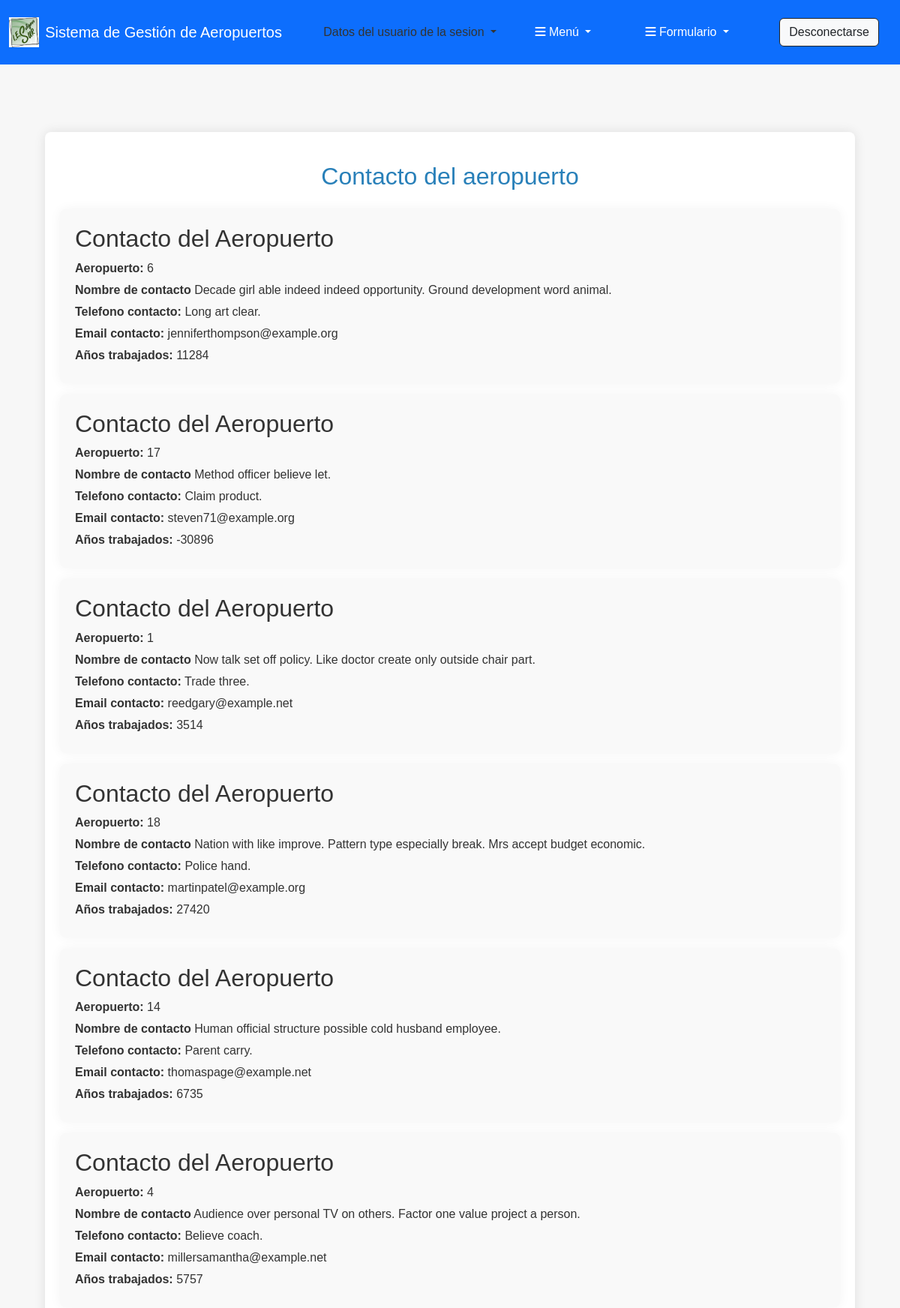
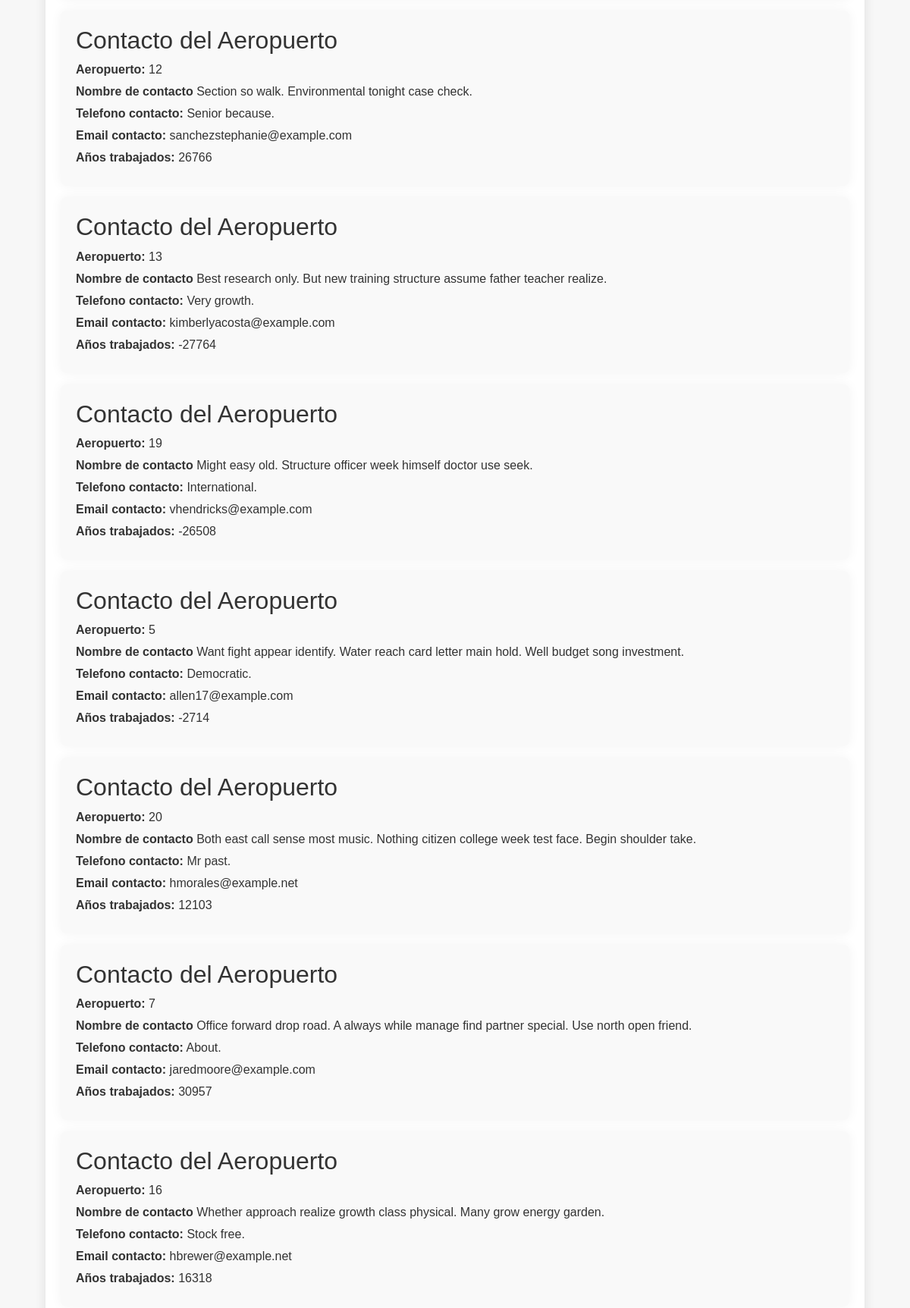
The app's page /contactoaeropuerto/ (signed in, upper part) with its own data (2 pictures, top to bottom).
### apaeropuerto/models.py (models this page shows, shortened)
class ContactoAeropuerto(models.Model):
    nombre_contacto = models.CharField(max_length=100)
    telefono_contacto = models.CharField(max_length=15, blank=True)
    email_contacto = models.EmailField(blank=True)
    años_trabajados = models.IntegerField(verbose_name="Años Trabajado", default=0)
    aeropuerto = models.OneToOneField(Aeropuerto, on_delete=models.CASCADE) #OneToOne

class Aeropuerto(models.Model):
    PAISES = [
    ("ES", "España"),
    ("FR", "Francia"),
    ("IT", "Italia"),
    ("DE", "Alemania"),
    ("PT", "Portugal"),
    ("NL", "Países Bajos"),
    ("BE", "Bélgica"),
    ("SE", "Suecia"),
    ("AT", "Austria"),
    ("CH", "Suiza"),
    ]
    CIUDADES = [
    ("ES", "Madrid"),
    ("FR", "París"),
    ("IT", "Roma"),
    ("DE", "Berlín"),
    ("PT", "Lisboa"),
    ("NL", "Ámsterdam"),
    ("BE", "Bruselas"),
    ("SE", "Estocolmo"),
    ("AT", "Viena"),
    ("CH", "Ginebra"),
    ]
    nombre = models.CharField(
        max_length=100,
        verbose_name="Aeropuerto"
    )
    ciudades = models.CharField(
        max_length=2,
        choices=CIUDADES,default='ES'
    )
    pais = models.CharField(
        max_length=2,
        choices=PAISES, default='ES'
    )
    capacidad_maxima = models.IntegerField(default=150) # Campo por defecto

### apaeropuerto/views.py (the view)
# urls.py: path('contactoaeropuerto/', views.lista_ContactoAeropuerto, name='lista_ContactoAeropuerto'),
@permission_required('apaeroperto.view_ContactoAeropuerto')
def lista_ContactoAeropuerto(request):
    contactoAero = ContactoAeropuerto.objects.all()
    return render(request, 'paginas/lista_ContactoAeropuerto_listar.html', {'contactoAero': contactoAero})

### apaeropuerto/templates/paginas/lista_ContactoAeropuerto_listar.html (shortened to what this page needs)
{% extends "Principal.html" %}
{% load static %}
{% block contenido %}
    <div class="container">
        <h1>Contacto del aeropuerto</h1>
        {% for contactoaero in contactoAero %}
        <article>
            {% include 'Listas/Contacto_Aeropuerto.html' %}
        </article>
        {% endfor %}
    </div>
{% endblock %}

### apaeropuerto/templates/Listas/Contacto_Aeropuerto.html
    <h2>Contacto del Aeropuerto</h2>
    <p><strong>Aeropuerto:</strong> {{ contactoaero.aeropuerto.id }}</p>
    <p><strong>Nombre de contacto</strong> {{ contactoaero.nombre_contacto }}</p>
    <p><strong>Telefono contacto:</strong> {{ contactoaero.telefono_contacto }}</p>
    <p><strong>Email contacto:</strong> {{ contactoaero.email_contacto }}</p>
    <p><strong>Años trabajados:</strong> {{ contactoaero.años_trabajados }}</p>

### apaeropuerto/static/css/estilos.css (style rules this page uses)
html, body { margin: 0; padding: 0; min-height: 100%; display: flex; flex-direction: column; }
body { font-family: Arial, sans-serif; background-color: #f7f7f7; color: #333; flex: 1; }
.container { width: 90%; margin: 20px auto; background-color: #fff; padding: 20px; border-radius: 8px; box-shadow: 0px 0px 15px rgba(0, 0, 0, 0.1); }
h1 { color: #2980b9; text-align: center; margin-bottom: 25px; font-size: 2em; margin-top: 20px; }
article { background-color: #f9f9f9; padding: 20px; margin-bottom: 15px; border-radius: 8px; box-shadow: 0px 0px 15px rgba(0, 0, 0, 0.05); transition: transform 0.2s; }
article p { margin: 5px 0; }
article strong { color: #333; }

### records on screen
ContactoAeropuerto: aeropuerto.id "6", nombre_contacto "Decade girl able indeed indeed opportunity. Ground development word animal.", telefono_contacto "Long art clear.", email_contacto "jenniferthompson@example.org", años_trabajados "11284"
ContactoAeropuerto: aeropuerto.id "17", nombre_contacto "Method officer believe let.", telefono_contacto "Claim product.", email_contacto "steven71@example.org", años_trabajados "-30896"
ContactoAeropuerto: aeropuerto.id "1", nombre_contacto "Now talk set off policy. Like doctor create only outside chair part.", telefono_contacto "Trade three.", email_contacto "reedgary@example.net", años_trabajados "3514"
ContactoAeropuerto: aeropuerto.id "18", nombre_contacto "Nation with like improve. Pattern type especially break. Mrs accept budget economic.", telefono_contacto "Police hand.", email_contacto "martinpatel@example.org", años_trabajados "27420"
ContactoAeropuerto: aeropuerto.id "14", nombre_contacto "Human official structure possible cold husband employee.", telefono_contacto "Parent carry.", email_contacto "thomaspage@example.net", años_trabajados "6735"
ContactoAeropuerto: aeropuerto.id "4", nombre_contacto "Audience over personal TV on others. Factor one value project a person.", telefono_contacto "Believe coach.", email_contacto "millersamantha@example.net", años_trabajados "5757"
ContactoAeropuerto: aeropuerto.id "12", nombre_contacto "Section so walk. Environmental tonight case check.", telefono_contacto "Senior because.", email_contacto "sanchezstephanie@example.com", años_trabajados "26766"
ContactoAeropuerto: aeropuerto.id "13", nombre_contacto "Best research only. But new training structure assume father teacher realize.", telefono_contacto "Very growth.", email_contacto "kimberlyacosta@example.com", años_trabajados "-27764"
ContactoAeropuerto: aeropuerto.id "19", nombre_contacto "Might easy old. Structure officer week himself doctor use seek.", telefono_contacto "International.", email_contacto "vhendricks@example.com", años_trabajados "-26508"
ContactoAeropuerto: aeropuerto.id "5", nombre_contacto "Want fight appear identify. Water reach card letter main hold. Well budget song investment.", telefono_contacto "Democratic.", email_contacto "allen17@example.com", años_trabajados "-2714"
ContactoAeropuerto: aeropuerto.id "20", nombre_contacto "Both east call sense most music. Nothing citizen college week test face. Begin shoulder take.", telefono_contacto "Mr past.", email_contacto "hmorales@example.net", años_trabajados "12103"
ContactoAeropuerto: aeropuerto.id "7", nombre_contacto "Office forward drop road. A always while manage find partner special. Use north open friend.", telefono_contacto "About.", email_contacto "jaredmoore@example.com", años_trabajados "30957"
ContactoAeropuerto: aeropuerto.id "16", nombre_contacto "Whether approach realize growth class physical. Many grow energy garden.", telefono_contacto "Stock free.", email_contacto "hbrewer@example.net", años_trabajados "16318"
